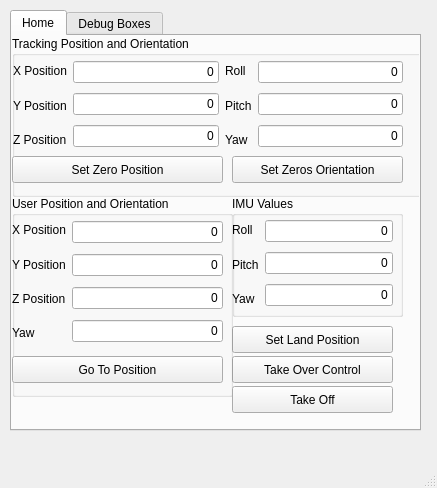
<?xml version="1.0" encoding="UTF-8"?>
<ui version="4.0">
 <class>ControlPannel</class>
 <widget class="QMainWindow" name="ControlPannel">
  <property name="geometry">
   <rect>
    <x>0</x>
    <y>0</y>
    <width>437</width>
    <height>488</height>
   </rect>
  </property>
  <property name="minimumSize">
   <size>
    <width>410</width>
    <height>390</height>
   </size>
  </property>
  <property name="windowTitle">
   <string>Quadcopter Control Pannel</string>
  </property>
  <widget class="QWidget" name="centralwidget">
   <widget class="QTabWidget" name="tabWidget">
    <property name="enabled">
     <bool>true</bool>
    </property>
    <property name="geometry">
     <rect>
      <x>10</x>
      <y>10</y>
      <width>411</width>
      <height>421</height>
     </rect>
    </property>
    <property name="focusPolicy">
     <enum>Qt::NoFocus</enum>
    </property>
    <property name="contextMenuPolicy">
     <enum>Qt::NoContextMenu</enum>
    </property>
    <property name="currentIndex">
     <number>0</number>
    </property>
    <widget class="QWidget" name="tab">
     <attribute name="title">
      <string>Home</string>
     </attribute>
     <widget class="QPushButton" name="set_land_position_button">
      <property name="geometry">
       <rect>
        <x>220</x>
        <y>290</y>
        <width>161</width>
        <height>27</height>
       </rect>
      </property>
      <property name="text">
       <string>Set Land Position</string>
      </property>
     </widget>
     <widget class="QGroupBox" name="groupBox_4">
      <property name="geometry">
       <rect>
        <x>220</x>
        <y>160</y>
        <width>171</width>
        <height>121</height>
       </rect>
      </property>
      <property name="title">
       <string>IMU Values</string>
      </property>
      <widget class="QWidget" name="layoutWidget">
       <property name="geometry">
        <rect>
         <x>0</x>
         <y>20</y>
         <width>161</width>
         <height>97</height>
        </rect>
       </property>
       <layout class="QHBoxLayout" name="horizontalLayout_2">
        <item>
         <layout class="QVBoxLayout" name="verticalLayout_6">
          <item>
           <widget class="QLabel" name="label_9">
            <property name="text">
             <string>Roll</string>
            </property>
           </widget>
          </item>
          <item>
           <widget class="QLabel" name="label_10">
            <property name="text">
             <string>Pitch</string>
            </property>
           </widget>
          </item>
          <item>
           <widget class="QLabel" name="label_11">
            <property name="text">
             <string>Yaw</string>
            </property>
           </widget>
          </item>
         </layout>
        </item>
        <item>
         <layout class="QVBoxLayout" name="verticalLayout_5">
          <item>
           <widget class="QLineEdit" name="imu_roll_box">
            <property name="text">
             <string>0</string>
            </property>
            <property name="alignment">
             <set>Qt::AlignRight|Qt::AlignTrailing|Qt::AlignVCenter</set>
            </property>
            <property name="readOnly">
             <bool>true</bool>
            </property>
           </widget>
          </item>
          <item>
           <widget class="QLineEdit" name="imu_pitch_box">
            <property name="text">
             <string>0</string>
            </property>
            <property name="alignment">
             <set>Qt::AlignRight|Qt::AlignTrailing|Qt::AlignVCenter</set>
            </property>
            <property name="readOnly">
             <bool>true</bool>
            </property>
           </widget>
          </item>
          <item>
           <widget class="QLineEdit" name="imu_yaw_box">
            <property name="text">
             <string>0</string>
            </property>
            <property name="alignment">
             <set>Qt::AlignRight|Qt::AlignTrailing|Qt::AlignVCenter</set>
            </property>
            <property name="readOnly">
             <bool>true</bool>
            </property>
           </widget>
          </item>
         </layout>
        </item>
       </layout>
      </widget>
     </widget>
     <widget class="QPushButton" name="control_toggle_button">
      <property name="geometry">
       <rect>
        <x>220</x>
        <y>320</y>
        <width>161</width>
        <height>27</height>
       </rect>
      </property>
      <property name="text">
       <string>Take Over Control</string>
      </property>
     </widget>
     <widget class="QGroupBox" name="groupBox_3">
      <property name="geometry">
       <rect>
        <x>0</x>
        <y>0</y>
        <width>421</width>
        <height>161</height>
       </rect>
      </property>
      <property name="title">
       <string>Tracking Position and Orientation</string>
      </property>
      <widget class="QWidget" name="layoutWidget">
       <property name="geometry">
        <rect>
         <x>1</x>
         <y>21</y>
         <width>390</width>
         <height>97</height>
        </rect>
       </property>
       <layout class="QHBoxLayout" name="horizontalLayout">
        <item>
         <layout class="QVBoxLayout" name="verticalLayout_3">
          <item>
           <widget class="QLabel" name="label_2">
            <property name="text">
             <string>X Position</string>
            </property>
           </widget>
          </item>
          <item>
           <widget class="QLabel" name="label_3">
            <property name="text">
             <string>Y Position</string>
            </property>
           </widget>
          </item>
          <item>
           <widget class="QLabel" name="label_4">
            <property name="text">
             <string>Z Position</string>
            </property>
           </widget>
          </item>
         </layout>
        </item>
        <item>
         <layout class="QVBoxLayout" name="verticalLayout">
          <item>
           <widget class="QLineEdit" name="tracking_x_position_box">
            <property name="text">
             <string>0</string>
            </property>
            <property name="alignment">
             <set>Qt::AlignRight|Qt::AlignTrailing|Qt::AlignVCenter</set>
            </property>
            <property name="readOnly">
             <bool>true</bool>
            </property>
           </widget>
          </item>
          <item>
           <widget class="QLineEdit" name="tracking_y_position_box">
            <property name="text">
             <string>0</string>
            </property>
            <property name="alignment">
             <set>Qt::AlignRight|Qt::AlignTrailing|Qt::AlignVCenter</set>
            </property>
            <property name="readOnly">
             <bool>true</bool>
            </property>
           </widget>
          </item>
          <item>
           <widget class="QLineEdit" name="tracking_z_position_box">
            <property name="text">
             <string>0</string>
            </property>
            <property name="alignment">
             <set>Qt::AlignRight|Qt::AlignTrailing|Qt::AlignVCenter</set>
            </property>
            <property name="readOnly">
             <bool>true</bool>
            </property>
           </widget>
          </item>
         </layout>
        </item>
        <item>
         <layout class="QVBoxLayout" name="verticalLayout_4">
          <item>
           <widget class="QLabel" name="label_5">
            <property name="text">
             <string>Roll</string>
            </property>
           </widget>
          </item>
          <item>
           <widget class="QLabel" name="label_6">
            <property name="text">
             <string>Pitch</string>
            </property>
           </widget>
          </item>
          <item>
           <widget class="QLabel" name="label_7">
            <property name="text">
             <string>Yaw</string>
            </property>
           </widget>
          </item>
         </layout>
        </item>
        <item>
         <layout class="QVBoxLayout" name="verticalLayout_2">
          <item>
           <widget class="QLineEdit" name="tracking_roll_box">
            <property name="text">
             <string>0</string>
            </property>
            <property name="alignment">
             <set>Qt::AlignRight|Qt::AlignTrailing|Qt::AlignVCenter</set>
            </property>
            <property name="readOnly">
             <bool>true</bool>
            </property>
           </widget>
          </item>
          <item>
           <widget class="QLineEdit" name="tracking_pitch_box">
            <property name="text">
             <string>0</string>
            </property>
            <property name="alignment">
             <set>Qt::AlignRight|Qt::AlignTrailing|Qt::AlignVCenter</set>
            </property>
            <property name="readOnly">
             <bool>true</bool>
            </property>
           </widget>
          </item>
          <item>
           <widget class="QLineEdit" name="tracking_yaw_box">
            <property name="text">
             <string>0</string>
            </property>
            <property name="alignment">
             <set>Qt::AlignRight|Qt::AlignTrailing|Qt::AlignVCenter</set>
            </property>
            <property name="readOnly">
             <bool>true</bool>
            </property>
           </widget>
          </item>
         </layout>
        </item>
       </layout>
      </widget>
      <widget class="QPushButton" name="set_home_position_button">
       <property name="geometry">
        <rect>
         <x>0</x>
         <y>120</y>
         <width>211</width>
         <height>27</height>
        </rect>
       </property>
       <property name="text">
        <string>Set Zero Position</string>
       </property>
      </widget>
      <widget class="QPushButton" name="set_home_orientation_button">
       <property name="geometry">
        <rect>
         <x>220</x>
         <y>120</y>
         <width>171</width>
         <height>27</height>
        </rect>
       </property>
       <property name="text">
        <string>Set Zeros Orientation</string>
       </property>
      </widget>
     </widget>
     <widget class="QGroupBox" name="groupBox_2">
      <property name="geometry">
       <rect>
        <x>0</x>
        <y>160</y>
        <width>221</width>
        <height>201</height>
       </rect>
      </property>
      <property name="title">
       <string>User Position and Orientation</string>
      </property>
      <property name="flat">
       <bool>false</bool>
      </property>
      <widget class="QPushButton" name="goto_position_button">
       <property name="geometry">
        <rect>
         <x>0</x>
         <y>160</y>
         <width>211</width>
         <height>27</height>
        </rect>
       </property>
       <property name="text">
        <string>Go To Position</string>
       </property>
      </widget>
      <widget class="QWidget" name="layoutWidget">
       <property name="geometry">
        <rect>
         <x>0</x>
         <y>20</y>
         <width>211</width>
         <height>131</height>
        </rect>
       </property>
       <layout class="QHBoxLayout" name="horizontalLayout_3">
        <item>
         <layout class="QVBoxLayout" name="verticalLayout_8">
          <item>
           <widget class="QLabel" name="label_8">
            <property name="text">
             <string>X Position</string>
            </property>
           </widget>
          </item>
          <item>
           <widget class="QLabel" name="label_12">
            <property name="text">
             <string>Y Position</string>
            </property>
           </widget>
          </item>
          <item>
           <widget class="QLabel" name="label_13">
            <property name="text">
             <string>Z Position</string>
            </property>
           </widget>
          </item>
          <item>
           <widget class="QLabel" name="label_15">
            <property name="text">
             <string>Yaw</string>
            </property>
           </widget>
          </item>
         </layout>
        </item>
        <item>
         <layout class="QVBoxLayout" name="verticalLayout_7">
          <item>
           <widget class="QLineEdit" name="goto_x_position_box">
            <property name="text">
             <string>0</string>
            </property>
            <property name="alignment">
             <set>Qt::AlignRight|Qt::AlignTrailing|Qt::AlignVCenter</set>
            </property>
            <property name="readOnly">
             <bool>false</bool>
            </property>
           </widget>
          </item>
          <item>
           <widget class="QLineEdit" name="goto_y_position_box">
            <property name="text">
             <string>0</string>
            </property>
            <property name="alignment">
             <set>Qt::AlignRight|Qt::AlignTrailing|Qt::AlignVCenter</set>
            </property>
            <property name="readOnly">
             <bool>false</bool>
            </property>
           </widget>
          </item>
          <item>
           <widget class="QLineEdit" name="goto_z_position_box">
            <property name="text">
             <string>0</string>
            </property>
            <property name="alignment">
             <set>Qt::AlignRight|Qt::AlignTrailing|Qt::AlignVCenter</set>
            </property>
            <property name="readOnly">
             <bool>false</bool>
            </property>
           </widget>
          </item>
          <item>
           <widget class="QLineEdit" name="goto_yaw_box">
            <property name="text">
             <string>0</string>
            </property>
            <property name="alignment">
             <set>Qt::AlignRight|Qt::AlignTrailing|Qt::AlignVCenter</set>
            </property>
            <property name="readOnly">
             <bool>false</bool>
            </property>
           </widget>
          </item>
         </layout>
        </item>
       </layout>
      </widget>
      <zorder>layoutWidget</zorder>
      <zorder>goto_position_button</zorder>
     </widget>
     <widget class="QPushButton" name="take_off_land_button">
      <property name="geometry">
       <rect>
        <x>220</x>
        <y>350</y>
        <width>161</width>
        <height>27</height>
       </rect>
      </property>
      <property name="text">
       <string>Take Off</string>
      </property>
     </widget>
    </widget>
    <widget class="QWidget" name="tab_3">
     <attribute name="title">
      <string>Debug Boxes</string>
     </attribute>
     <widget class="QLineEdit" name="box_1">
      <property name="geometry">
       <rect>
        <x>40</x>
        <y>20</y>
        <width>71</width>
        <height>27</height>
       </rect>
      </property>
      <property name="text">
       <string>0</string>
      </property>
      <property name="alignment">
       <set>Qt::AlignRight|Qt::AlignTrailing|Qt::AlignVCenter</set>
      </property>
      <property name="readOnly">
       <bool>true</bool>
      </property>
     </widget>
     <widget class="QLineEdit" name="box_2">
      <property name="geometry">
       <rect>
        <x>40</x>
        <y>50</y>
        <width>71</width>
        <height>27</height>
       </rect>
      </property>
      <property name="text">
       <string>0</string>
      </property>
      <property name="alignment">
       <set>Qt::AlignRight|Qt::AlignTrailing|Qt::AlignVCenter</set>
      </property>
      <property name="readOnly">
       <bool>true</bool>
      </property>
     </widget>
     <widget class="QLineEdit" name="box_7">
      <property name="geometry">
       <rect>
        <x>40</x>
        <y>200</y>
        <width>71</width>
        <height>27</height>
       </rect>
      </property>
      <property name="text">
       <string>0</string>
      </property>
      <property name="alignment">
       <set>Qt::AlignRight|Qt::AlignTrailing|Qt::AlignVCenter</set>
      </property>
      <property name="readOnly">
       <bool>true</bool>
      </property>
     </widget>
     <widget class="QLineEdit" name="box_6">
      <property name="geometry">
       <rect>
        <x>40</x>
        <y>170</y>
        <width>71</width>
        <height>27</height>
       </rect>
      </property>
      <property name="text">
       <string>0</string>
      </property>
      <property name="alignment">
       <set>Qt::AlignRight|Qt::AlignTrailing|Qt::AlignVCenter</set>
      </property>
      <property name="readOnly">
       <bool>true</bool>
      </property>
     </widget>
     <widget class="QLineEdit" name="box_5">
      <property name="geometry">
       <rect>
        <x>40</x>
        <y>140</y>
        <width>71</width>
        <height>27</height>
       </rect>
      </property>
      <property name="text">
       <string>0</string>
      </property>
      <property name="alignment">
       <set>Qt::AlignRight|Qt::AlignTrailing|Qt::AlignVCenter</set>
      </property>
      <property name="readOnly">
       <bool>true</bool>
      </property>
     </widget>
     <widget class="QLineEdit" name="box_4">
      <property name="geometry">
       <rect>
        <x>40</x>
        <y>110</y>
        <width>71</width>
        <height>27</height>
       </rect>
      </property>
      <property name="text">
       <string>0</string>
      </property>
      <property name="alignment">
       <set>Qt::AlignRight|Qt::AlignTrailing|Qt::AlignVCenter</set>
      </property>
      <property name="readOnly">
       <bool>true</bool>
      </property>
     </widget>
     <widget class="QLineEdit" name="box_3">
      <property name="geometry">
       <rect>
        <x>40</x>
        <y>80</y>
        <width>71</width>
        <height>27</height>
       </rect>
      </property>
      <property name="text">
       <string>0</string>
      </property>
      <property name="alignment">
       <set>Qt::AlignRight|Qt::AlignTrailing|Qt::AlignVCenter</set>
      </property>
      <property name="readOnly">
       <bool>true</bool>
      </property>
     </widget>
     <widget class="QLineEdit" name="box_8">
      <property name="geometry">
       <rect>
        <x>120</x>
        <y>20</y>
        <width>71</width>
        <height>27</height>
       </rect>
      </property>
      <property name="text">
       <string>0</string>
      </property>
      <property name="alignment">
       <set>Qt::AlignRight|Qt::AlignTrailing|Qt::AlignVCenter</set>
      </property>
      <property name="readOnly">
       <bool>true</bool>
      </property>
     </widget>
     <widget class="QLineEdit" name="box_9">
      <property name="geometry">
       <rect>
        <x>120</x>
        <y>50</y>
        <width>71</width>
        <height>27</height>
       </rect>
      </property>
      <property name="text">
       <string>0</string>
      </property>
      <property name="alignment">
       <set>Qt::AlignRight|Qt::AlignTrailing|Qt::AlignVCenter</set>
      </property>
      <property name="readOnly">
       <bool>true</bool>
      </property>
     </widget>
     <widget class="QLineEdit" name="box_10">
      <property name="geometry">
       <rect>
        <x>120</x>
        <y>80</y>
        <width>71</width>
        <height>27</height>
       </rect>
      </property>
      <property name="text">
       <string>0</string>
      </property>
      <property name="alignment">
       <set>Qt::AlignRight|Qt::AlignTrailing|Qt::AlignVCenter</set>
      </property>
      <property name="readOnly">
       <bool>true</bool>
      </property>
     </widget>
     <widget class="QLineEdit" name="box_11">
      <property name="geometry">
       <rect>
        <x>120</x>
        <y>110</y>
        <width>71</width>
        <height>27</height>
       </rect>
      </property>
      <property name="text">
       <string>0</string>
      </property>
      <property name="alignment">
       <set>Qt::AlignRight|Qt::AlignTrailing|Qt::AlignVCenter</set>
      </property>
      <property name="readOnly">
       <bool>true</bool>
      </property>
     </widget>
     <widget class="QLineEdit" name="box_12">
      <property name="geometry">
       <rect>
        <x>120</x>
        <y>140</y>
        <width>71</width>
        <height>27</height>
       </rect>
      </property>
      <property name="text">
       <string>0</string>
      </property>
      <property name="alignment">
       <set>Qt::AlignRight|Qt::AlignTrailing|Qt::AlignVCenter</set>
      </property>
      <property name="readOnly">
       <bool>true</bool>
      </property>
     </widget>
     <widget class="QLineEdit" name="box_13">
      <property name="geometry">
       <rect>
        <x>120</x>
        <y>170</y>
        <width>71</width>
        <height>27</height>
       </rect>
      </property>
      <property name="text">
       <string>0</string>
      </property>
      <property name="alignment">
       <set>Qt::AlignRight|Qt::AlignTrailing|Qt::AlignVCenter</set>
      </property>
      <property name="readOnly">
       <bool>true</bool>
      </property>
     </widget>
     <widget class="QLineEdit" name="box_14">
      <property name="geometry">
       <rect>
        <x>120</x>
        <y>200</y>
        <width>71</width>
        <height>27</height>
       </rect>
      </property>
      <property name="text">
       <string>0</string>
      </property>
      <property name="alignment">
       <set>Qt::AlignRight|Qt::AlignTrailing|Qt::AlignVCenter</set>
      </property>
      <property name="readOnly">
       <bool>true</bool>
      </property>
     </widget>
     <widget class="QLineEdit" name="box_15">
      <property name="geometry">
       <rect>
        <x>200</x>
        <y>20</y>
        <width>71</width>
        <height>27</height>
       </rect>
      </property>
      <property name="text">
       <string>0</string>
      </property>
      <property name="alignment">
       <set>Qt::AlignRight|Qt::AlignTrailing|Qt::AlignVCenter</set>
      </property>
      <property name="readOnly">
       <bool>true</bool>
      </property>
     </widget>
     <widget class="QLineEdit" name="box_16">
      <property name="geometry">
       <rect>
        <x>200</x>
        <y>50</y>
        <width>71</width>
        <height>27</height>
       </rect>
      </property>
      <property name="text">
       <string>0</string>
      </property>
      <property name="alignment">
       <set>Qt::AlignRight|Qt::AlignTrailing|Qt::AlignVCenter</set>
      </property>
      <property name="readOnly">
       <bool>true</bool>
      </property>
     </widget>
     <widget class="QLineEdit" name="box_17">
      <property name="geometry">
       <rect>
        <x>200</x>
        <y>80</y>
        <width>71</width>
        <height>27</height>
       </rect>
      </property>
      <property name="text">
       <string>0</string>
      </property>
      <property name="alignment">
       <set>Qt::AlignRight|Qt::AlignTrailing|Qt::AlignVCenter</set>
      </property>
      <property name="readOnly">
       <bool>true</bool>
      </property>
     </widget>
     <widget class="QLineEdit" name="box_18">
      <property name="geometry">
       <rect>
        <x>200</x>
        <y>110</y>
        <width>71</width>
        <height>27</height>
       </rect>
      </property>
      <property name="text">
       <string>0</string>
      </property>
      <property name="alignment">
       <set>Qt::AlignRight|Qt::AlignTrailing|Qt::AlignVCenter</set>
      </property>
      <property name="readOnly">
       <bool>true</bool>
      </property>
     </widget>
     <widget class="QLineEdit" name="box_19">
      <property name="geometry">
       <rect>
        <x>200</x>
        <y>140</y>
        <width>71</width>
        <height>27</height>
       </rect>
      </property>
      <property name="text">
       <string>0</string>
      </property>
      <property name="alignment">
       <set>Qt::AlignRight|Qt::AlignTrailing|Qt::AlignVCenter</set>
      </property>
      <property name="readOnly">
       <bool>true</bool>
      </property>
     </widget>
     <widget class="QLineEdit" name="box_20">
      <property name="geometry">
       <rect>
        <x>200</x>
        <y>170</y>
        <width>71</width>
        <height>27</height>
       </rect>
      </property>
      <property name="text">
       <string>0</string>
      </property>
      <property name="alignment">
       <set>Qt::AlignRight|Qt::AlignTrailing|Qt::AlignVCenter</set>
      </property>
      <property name="readOnly">
       <bool>true</bool>
      </property>
     </widget>
     <widget class="QLineEdit" name="box_21">
      <property name="geometry">
       <rect>
        <x>200</x>
        <y>200</y>
        <width>71</width>
        <height>27</height>
       </rect>
      </property>
      <property name="text">
       <string>0</string>
      </property>
      <property name="alignment">
       <set>Qt::AlignRight|Qt::AlignTrailing|Qt::AlignVCenter</set>
      </property>
      <property name="readOnly">
       <bool>true</bool>
      </property>
     </widget>
    </widget>
   </widget>
  </widget>
  <widget class="QMenuBar" name="menubar">
   <property name="geometry">
    <rect>
     <x>0</x>
     <y>0</y>
     <width>437</width>
     <height>25</height>
    </rect>
   </property>
  </widget>
  <widget class="QStatusBar" name="statusbar"/>
 </widget>
 <resources/>
 <connections/>
</ui>
